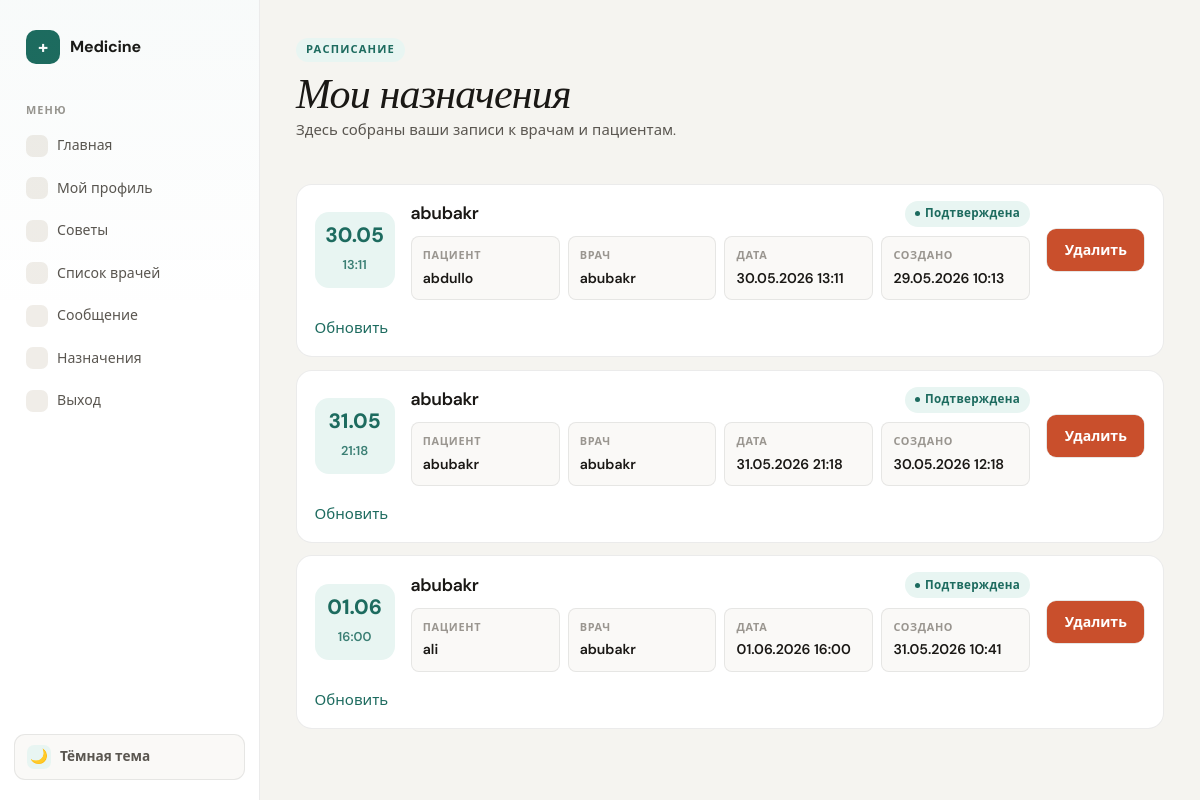
The page /appointments/my_appointments (signed in) on the database as committed earlier.
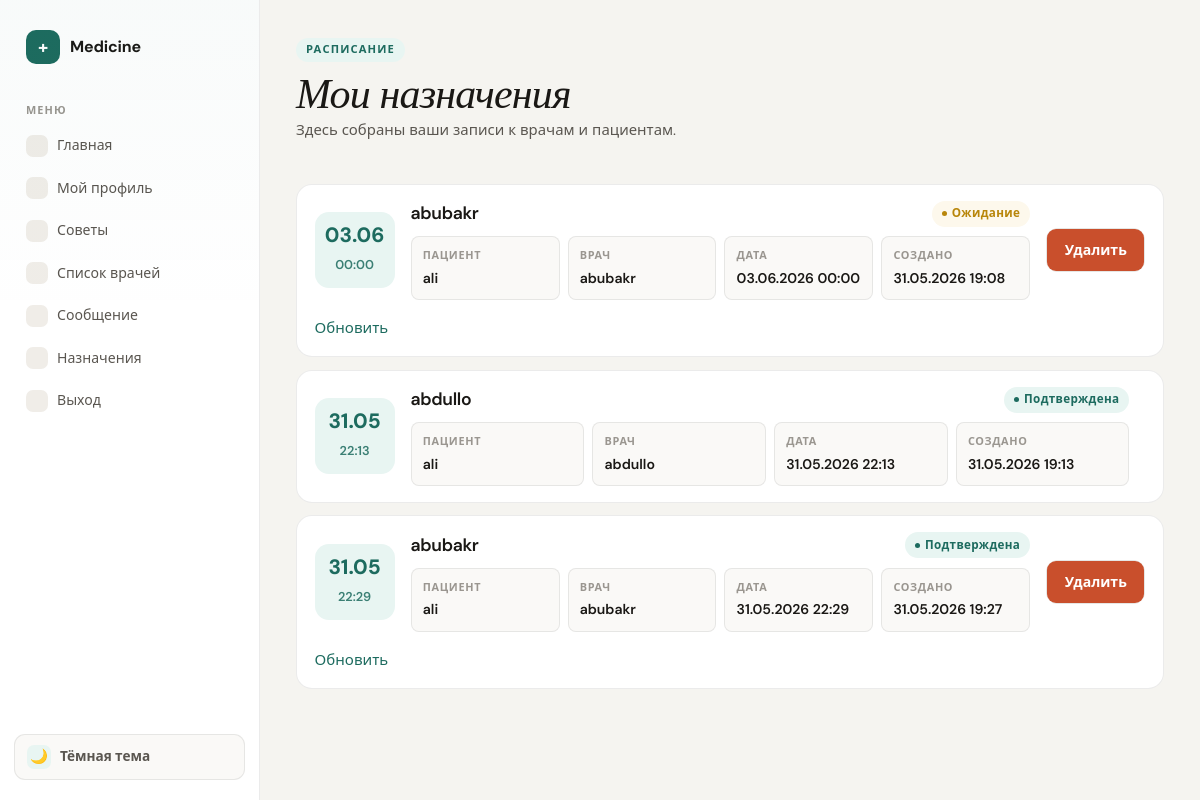
The same page on the database as committed later.
### appointments/models.py (models this page shows, shortened)
class Appointment(models.Model):
    patient = models.ForeignKey(settings.AUTH_USER_MODEL, on_delete=models.CASCADE, related_name='appointments')
    doctor = models.ForeignKey('doctors.DoctorProfile', on_delete=models.CASCADE, related_name='appointments')
    date = models.DateTimeField()
    slug = models.SlugField(unique=True, blank=True, null=True)
    is_deleted = models.BooleanField(default=False)
    STATUS = (
        ('pending', 'Ожидание'),
        ('approved', 'Подтверждена'),
        ('cancelled', 'Отменена'),
    )
    status = models.CharField(max_length=30, choices=STATUS, default='pending')
    created_at = models.DateTimeField(auto_now_add=True)
    celery_task_ids = models.JSONField(default=list, blank=True)

### doctors/models.py (models this page shows, shortened)
class DoctorProfile(models.Model):
    user=models.OneToOneField(settings.AUTH_USER_MODEL,on_delete=models.CASCADE)
    speciality=models.CharField(max_length=20)
    city=models.CharField(max_length=50)
    clinic=models.CharField(max_length=100)
    bio=models.TextField(blank=True)
    experience=models.PositiveIntegerField(default=0)
    photo=models.ImageField(upload_to='doctors/',null=True,blank=True)

### accounts/models.py (models this page shows, shortened)
class User(AbstractUser):
    ROLE_CHOICES = (
        ('patient', 'Patient'),
        ('doctor', 'Doctor'),
        ('admin', 'Admin'),
    )
    role = models.CharField(
        max_length=20,
        choices=ROLE_CHOICES
    )
    phone = models.CharField(
        max_length=20,
        unique=True
    )
    age=models.PositiveIntegerField()
    city = models.CharField(max_length=50, blank=True)

### appointments/views.py (the view)
# urls.py: path('my_appointments',views.AppointmentListView.as_view(),name='appointments'),
class AppointmentListView(LoginRequiredMixin,generic.ListView):
    model=Appointment
    template_name='appoinments/show_appointment.html'
    def get_queryset(self):
        Appointment.objects.filter(
            status='pending',
            date__lte=timezone.now()
        ).update(status='approved')
        return Appointment.objects.select_related('doctor').filter(is_deleted=False)

### templates/appoinments/show_appointment.html (shortened to what this page needs)
{% extends "accounts/base.html" %}
{% block main %}
<header class="page-head appointments-head">
    <div>
        <p class="eyebrow">Расписание</p>
        <h1>Мои назначения</h1>
        <p class="muted">Здесь собраны ваши записи к врачам и пациентам.</p>
    </div>
</header>
<section class="appointments-list">
    {% for i in object_list %}
        <article class="appointment-card panel">
            <div class="appointment-date">
                <span>{{ i.date|date:"d.m" }}</span>
                <strong>{{ i.date|date:"H:i" }}</strong>
            </div>
            <div class="appointment-main">
                <div class="appointment-title">
                    <h2>{{ i.doctor.user.username }}</h2>
                    <span class="status-pill status-{{ i.status }}">
                        {{ i.get_status_display }}
                    </span>
                </div>
                <dl class="appointment-details">
                    <div>
                        <dt>Пациент</dt>
                        <dd>{{ i.patient.username }}</dd>
                    </div>
                    <div>
                        <dt>Врач</dt>
                        <dd>{{ i.doctor.user.username }}</dd>
                    </div>
                    <div>
                        <dt>Дата</dt>
                        <dd>{{ i.date|date:"d.m.Y H:i" }}</dd>
                    </div>
                    <div>
                        <dt>Создано</dt>
                        <dd>{{ i.created_at|date:"d.m.Y H:i" }}</dd>
                    </div>
                </dl>
            </div>
            {% if request.user == i.patient or request.user == i.doctor.user or request.user.is_superuser %}
                <form class="appointment-actions"
                      action="{% url 'delete_appointment' i.slug %}"
                      method="post">
                    <button class="danger-button" type="submit">Удалить</button>
                </form>
                <a href="{% url 'update_appointment' i.slug %}">Обновить</a>
            {% endif %}
        </article>
    {% empty %}
        <div class="empty-state panel">
            <h2>Назначений пока нет</h2>
            <p class="muted">Когда вы запишетесь к врачу, запись появится здесь.</p>
            <a class="button" href="{% url 'doctors_list' %}">Найти врача</a>
        </div>
    {% endfor %}
</section>
{% endblock %}

Rows that differ between the two databases and show on the page:
removed Appointment: date "30.05", date "13:11", doctor.user.username "abubakr", status "Подтверждена", patient.username "abdullo", date "30.05.2026 13:11", created_at "29.05.2026 10:13", shows "Удалить"
removed Appointment: date "31.05", date "21:18", doctor.user.username "abubakr", status "Подтверждена", patient.username "abubakr", date "31.05.2026 21:18", created_at "30.05.2026 12:18", shows "Удалить"
removed Appointment: date "01.06", date "16:00", doctor.user.username "abubakr", status "Подтверждена", patient.username "ali", date "01.06.2026 16:00", created_at "31.05.2026 10:41", shows "Удалить"
added Appointment: date "03.06", date "00:00", doctor.user.username "abubakr", status "Ожидание", patient.username "ali", date "03.06.2026 00:00", created_at "31.05.2026 19:08", shows "Удалить"
added Appointment: date "31.05", date "22:13", doctor.user.username "abdullo", status "Подтверждена", patient.username "ali", date "31.05.2026 22:13", created_at "31.05.2026 19:13"
added Appointment: date "31.05", date "22:29", doctor.user.username "abubakr", status "Подтверждена", patient.username "ali", date "31.05.2026 22:29", created_at "31.05.2026 19:27", shows "Удалить"
